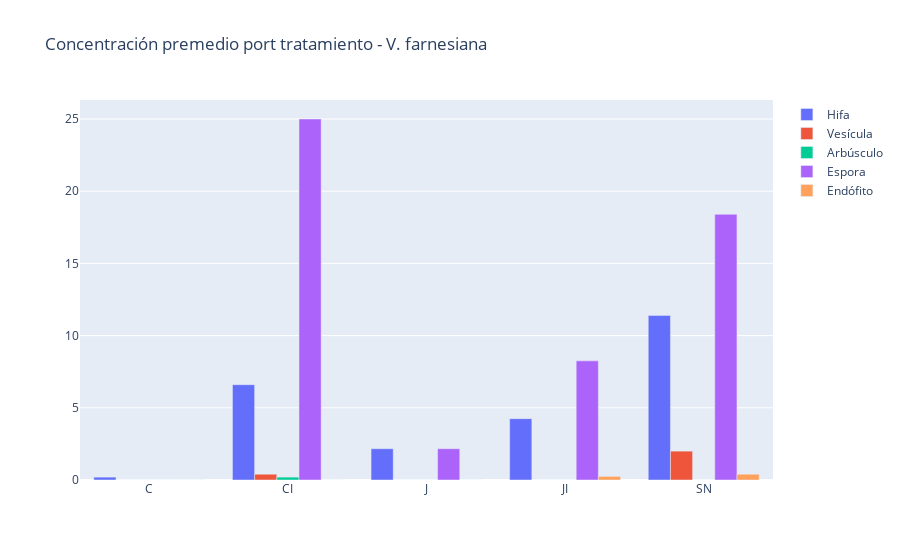

The cell this chart's notebook holds for it:
### Code cell
tratamiento=df_mico_grouped["Trat"].unique()

fig = go.Figure(data=[
    go.Bar(name='Hifa', x=tratamiento, y=df_mico_grouped[(df_mico_grouped["Especie"] == 'V. farnesiana')]["Hifa"]),
    go.Bar(name='Vesícula', x=tratamiento, y=df_mico_grouped[(df_mico_grouped["Especie"] == 'V. farnesiana')]["Vesícula"]),
    go.Bar(name='Arbúsculo', x=tratamiento, y=df_mico_grouped[(df_mico_grouped["Especie"] == 'V. farnesiana')]["Arbúsculo"]),
    go.Bar(name='Espora', x=tratamiento, y=df_mico_grouped[(df_mico_grouped["Especie"] == 'V. farnesiana')]["Espora"]),
    go.Bar(name='Endófito', x=tratamiento, y=df_mico_grouped[(df_mico_grouped["Especie"] == 'V. farnesiana')]["Endófito"]),
])
# Change the bar mode
fig.update_layout(barmode='group', title='Concentración promedio por tratamiento - V. farnesiana')
fig.show()

### Figure 1 — Plotly figure (JSON) as saved in the notebook; plotly's stock layout.template omitted (floating-point values rounded to 4 significant figures)
{"data": [{"name": "Hifa", "type": "bar", "x": ["C", "CI", "J", "JI", "SN"], "y": [0.2, 6.6, 2.167, 4.25, 11.4]}, {"name": "Vesícula", "type": "bar", "x": ["C", "CI", "J", "JI", "SN"], "y": [0, 0.4, 0, 0, 2]}, {"name": "Arbúsculo", "type": "bar", "x": ["C", "CI", "J", "JI", "SN"], "y": [0, 0.2, 0, 0, 0]}, {"name": "Espora", "type": "bar", "x": ["C", "CI", "J", "JI", "SN"], "y": [0, 25, 2.167, 8.25, 18.4]}, {"name": "Endófito", "type": "bar", "x": ["C", "CI", "J", "JI", "SN"], "y": [0, 0, 0, 0.25, 0.4]}], "layout": {"barmode": "group", "title": {"text": "Concentración premedio port tratamiento - V. farnesiana"}}}
